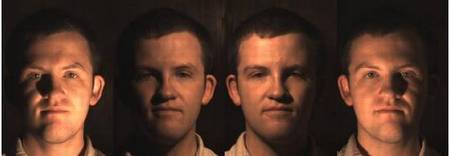
#> input picture sample.jpg, 450 x 156 px
$ python first.py
#> lines starting #> are read from the running program, lines starting #| are printed output that depends on the picture
from PIL import Image
import tkinter as tk
from tkinter import filedialog
import hashlib
import binascii
import textwrap
import cv2
import numpy as np
from scipy.integrate import odeint
import matplotlib.pyplot as plt
from mpl_toolkits.mplot3d import Axes3D
import sys
from importlib import reload
from bisect  import bisect_left as bsearch
# Lorenz paramters and initial conditions
a, b, c = 10, 2.667, 28
x0, y0, z0 = 0, 0, 0
#DNA-Encoding RULE #1 A = 00, T=01, G=10, C=11
dna={}
dna["00"]="A"
dna["01"]="T"
dna["10"]="G"
dna["11"]="C"
dna["A"]=[0,0]
dna["T"]=[0,1]
dna["G"]=[1,0]
dna["C"]=[1,1]
#DNA xor
dna["AA"]=dna["TT"]=dna["GG"]=dna["CC"]="A"
dna["AG"]=dna["GA"]=dna["TC"]=dna["CT"]="G"
dna["AC"]=dna["CA"]=dna["GT"]=dna["TG"]="C"
dna["AT"]=dna["TA"]=dna["CG"]=dna["GC"]="T"

# Maximum time point and total number of time points
tmax, N = 100, 10000
def lorenz(X, t, a, b, c):
  x, y, z = X
  x_dot = -a*(x - y)
  y_dot = c*x - y - x*z
  z_dot = -b*z + x*y
  return x_dot, y_dot, z_dot

def image_selector(): #returns path to selected image
  path = "NULL"
  root = tk.Tk()
  root.withdraw()
  # show an "Open" dialog box and return the path to the selected file
  path = filedialog.askopenfilename()
#> the answer given: sample.jpg
  if path!="NULL":
    print("Image loaded!")
  else:
    print("Error Image not loaded!")
  return path

def split_into_rgb_channels(image):
  red = image[:,:,2]
  green = image[:,:,1]
  blue = image[:,:,0]
  return red, green, blue

#Secure key generation
def securekey (iname):
#> called with iname = 'sample.jpg'
  img = Image.open(iname)
#> img is the input picture: PIL image 450x156 RGB; mean R, G, B 80.9, 52.1, 39.5
  m, n = img.size
#> m = 450; n = 156
  print("pixels: {0} width: {2} height: {1} ".format(m*n, m, n))
#| pixels: 70200 width: 156 height: 450
  pix = img.load()
  plainimage = list()
  #_plainimage contains all the rgb values continuously
  for y in range(n):
    for x in range(m):
      for k in range(0,3):
        plainimage.append(pix[x,y][k])
#> after the loop, plainimage = 210600 items
  key = hashlib.sha256() #key is made a hash.sha256 object
  key.update(bytearray(plainimage)) #image data is fed to generate digest
  return key.hexdigest() ,m ,n

def update_lorentz (key):
  key_bin = bin(int(key, 16))[2:].zfill(256)
  #covert hex key digest to binary
  k={} #key dictionary
  key_32_parts=textwrap.wrap(key_bin, 8)
  #slicing key into 8 parts
  num=1
  for i in key_32_parts:
    k["k{0}".format(num)]=i
    num = num + 1
  t1 = t2 = t3 = 0
  for i in range (1,12):
    t1=t1^int(k["k{0}".format(i)],2)
  for i in range (12,23):
    t2=t2^int(k["k{0}".format(i)],2)
  for i in range (23,33):
    t3=t3^int(k["k{0}".format(i)],2)
  global x0 ,y0, z0
  x0=x0 + t1/256
  y0=y0 + t2/256
  z0=z0 + t3/256

def decompose_matrix(iname):
  image = cv2.imread(iname)
  blue,green,red = split_into_rgb_channels(image)
  for values, channel in zip((red, green, blue), (2,1,0)):
    img = np.zeros((values.shape[0], values.shape[1]), dtype = np.uint8)
    img[:,:] = (values)
    if channel == 0:
      B = np.asmatrix(img)
    elif channel == 1:
      G = np.asmatrix(img)
    else: R = np.asmatrix(img)
  return B,G,R

def dna_encode(b,g,r):
  b = np.unpackbits(b,axis=1)
  g = np.unpackbits(g,axis=1)
  r = np.unpackbits(r,axis=1)
  m,n = b.shape
  r_enc= np.chararray((m,int(n/2)))
  g_enc= np.chararray((m,int(n/2)))
  b_enc= np.chararray((m,int(n/2)))
  for color,enc in zip((b,g,r),(b_enc,g_enc,r_enc)):
    idx=0
    for j in range(0,m):
      for i in range(0,n,2):
        enc[j,idx]=dna["{0}{1}".format(color[j,i], color[j,i+1])]
        idx+=1
        if (i==n-2):
          idx=0
          break
  b_enc=b_enc.astype(str)
  g_enc=g_enc.astype(str)
  r_enc=r_enc.astype(str)
  return b_enc,g_enc,r_enc

def key_matrix_encode(key,b):
  #encoded key matrix
  b = np.unpackbits(b,axis=1)
  m,n = b.shape
  key_bin = bin(int(key, 16))[2:].zfill(256)
  Mk = np.zeros((m,n),dtype=np.uint8)
  x=0
  for j in range(0,m):
    for i in range(0,n):
      Mk[j,i]=key_bin[x%256]
      x+=1
  Mk_enc=np.chararray((m,int(n/2)))
  idx=0
  for j in range(0,m):
    for i in range(0,n,2):
      if idx==(n/2):
        idx=0
      Mk_enc[j,idx]=dna["{0}{1}".format(Mk[j,i], Mk[j,i+1 ])]
      idx+=1
  Mk_enc=Mk_enc.astype(str)
  return Mk_enc

def xor_operation(b,g,r,mk):
  m,n = b.shape
  bx=np.chararray((m,n))
  gx=np.chararray((m,n))
  rx=np.chararray((m,n))
  b=b.astype(str)
  g=g.astype(str)
  r=r.astype(str)
  for i in range(0,m):
    for j in range (0,n):
      bx[i,j] = dna["{0}{1}".format(b[i,j],mk[i,j])]
      gx[i,j] = dna["{0}{1}".format(g[i,j],mk[i,j])]
      rx[i,j] = dna["{0}{1}".format(r[i,j],mk[i,j])]

  bx=bx.astype(str)
  gx=gx.astype(str)
  rx=rx.astype(str)
  return bx,gx,rx

def gen_chaos_seq(m,n):
  global x0,y0,z0,a,b,c,N
  N=m*n*4
  x= np.array((m,n*4))
  y= np.array((m,n*4))
  z= np.array((m,n*4))
  t = np.linspace(0, tmax, N)
  f = odeint(lorenz, (x0, y0, z0), t, args=(a, b, c))
  x, y, z = f.T
  x=x[:(N)]
  y=y[:(N)]
  z=z[:(N)]
  return x,y,z

def plot(x,y,z):
  fig = plt.figure()
  ax = fig.gca(projection='3d')
  s = 100
  c = np.linspace(0,1,N)
  for i in range(0,N-s,s):
    ax.plot(x[i:i+s+1], y[i:i+s+1], z[i:i+s+1], color=(1- c[i],c[i],1), alpha=0.4)
  ax.set_axis_off()
  plt.show()

def sequence_indexing(x,y,z):
  n=len(x)
  fx=np.zeros((n),dtype=np.uint32)
  fy=np.zeros((n),dtype=np.uint32)
  fz=np.zeros((n),dtype=np.uint32)
  seq=sorted(x)
  for k1 in range(0,n):
    t = x[k1]
    k2 = bsearch(seq, t)
    fx[k1]=k2
  seq=sorted(y)
  for k1 in range(0,n):
    t = y[k1]
    k2 = bsearch(seq, t)
    fy[k1]=k2
  seq=sorted(z)
  for k1 in range(0,n):
    t = z[k1]
    k2 = bsearch(seq, t)
    fz[k1]=k2
  return fx,fy,fz

def scramble(fx,fy,fz,b,r,g):
  p,q=b.shape
  size = p*q
  bx=b.reshape(size).astype(str)
  gx=g.reshape(size).astype(str)
  rx=r.reshape(size).astype(str)
  bx_s=np.chararray((size))
  gx_s=np.chararray((size))
  rx_s=np.chararray((size))

  for i in range(size):
    idx = fz[i]
    bx_s[i] = bx[idx]
  for i in range(size):
    idx = fy[i]
    gx_s[i] = gx[idx]
  for i in range(size):
    idx = fx[i]
    rx_s[i] = rx[idx]
  bx_s=bx_s.astype(str)
  gx_s=gx_s.astype(str)
  rx_s=rx_s.astype(str)

  b_s=np.chararray((p,q))
  g_s=np.chararray((p,q))
  r_s=np.chararray((p,q))

  b_s=bx_s.reshape(p,q)
  g_s=gx_s.reshape(p,q)
  r_s=rx_s.reshape(p,q)
  return b_s,g_s,r_s

def scramble_new(fx,fy,fz,b,g,r):
  p,q=b.shape
  size = p*q
  bx=b.reshape(size)
  gx=g.reshape(size)
  rx=r.reshape(size)

  bx_s=b.reshape(size)
  gx_s=g.reshape(size)
  rx_s=r.reshape(size)

  bx=bx.astype(str)
  gx=gx.astype(str)
  rx=rx.astype(str)
  bx_s=bx_s.astype(str)
  gx_s=gx_s.astype(str)
  rx_s=rx_s.astype(str)

  for i in range(size):
    idx = fz[i]
    bx_s[idx] = bx[i]
  for i in range(size):
    idx = fy[i]
    gx_s[idx] = gx[i]
  for i in range(size):
    idx = fx[i]
    rx_s[idx] = rx[i]
  b_s=np.chararray((p,q))
  g_s=np.chararray((p,q))
  r_s=np.chararray((p,q))

  b_s=bx_s.reshape(p,q)
  g_s=gx_s.reshape(p,q)
  r_s=rx_s.reshape(p,q)

  return b_s,g_s,r_s

def dna_decode(b,g,r):
  m,n = b.shape
  r_dec= np.ndarray((m,int(n*2)),dtype=np.uint8)
  g_dec= np.ndarray((m,int(n*2)),dtype=np.uint8)
  b_dec= np.ndarray((m,int(n*2)),dtype=np.uint8)
  for color,dec in zip((b,g,r),(b_dec,g_dec,r_dec)):
    for j in range(0,m):
      for i in range(0,n):
        dec[j,2*i]=dna["{0}".format(color[j,i])][0]
        dec[j,2*i+1]=dna["{0}".format(color[j,i])][1]
  b_dec=(np.packbits(b_dec,axis=-1))
  g_dec=(np.packbits(g_dec,axis=-1))
  r_dec=(np.packbits(r_dec,axis=-1))
  return b_dec,g_dec,r_dec

def xor_operation_new(b,g,r,mk):
  m,n = b.shape
  bx=np.chararray((m,n))
  gx=np.chararray((m,n))
  rx=np.chararray((m,n))
  b=b.astype(str)
  g=g.astype(str)
  r=r.astype(str)
  for i in range(0,m):
    for j in range (0,n):
      bx[i,j] = dna["{0}{1}".format(b[i,j],mk[i,j])]
      gx[i,j] = dna["{0}{1}".format(g[i,j],mk[i,j])]
      rx[i,j] = dna["{0}{1}".format(r[i,j],mk[i,j])]
  bx=bx.astype(str)
  gx=gx.astype(str)
  rx=rx.astype(str)
  return bx,gx,rx

def recover_image(b,g,r,iname):
  img = cv2.imread(iname)
  img[:,:,2] = r
  img[:,:,1] = g
  img[:,:,0] = b
  cv2.imwrite(("enc.jpg"), img)
  print("saved ecrypted image as enc.jpg")
  return img

def decrypt(image,fx,fy,fz,fp,Mk,bt,gt,rt):
  r,g,b=split_into_rgb_channels(image)
  p,q = rt.shape
  benc,genc,renc=dna_encode(b,g,r)
  bs,gs,rs=scramble_new(fx,fy,fz,benc,genc,renc)
  bx,rx,gx=xor_operation_new(bs,gs,rs,Mk)
  blue,green,red=dna_decode(bx,gx,rx)
  green,red = red, green
  img=np.zeros((p,q,3),dtype=np.uint8)
  img[:,:,0] = red
  img[:,:,1] = green
  img[:,:,2] = blue
  cv2.imwrite(("Recovered.jpg"), img)

#program exec9
if (__name__ == "__main__"):
  file_path = image_selector()
  print(file_path)
  key,m,n = securekey(file_path)
#> m = 450; n = 156
  update_lorentz(key)
  blue,green,red=decompose_matrix(file_path)
#> in split_into_rgb_channels, `red = image[:,:,2]`:
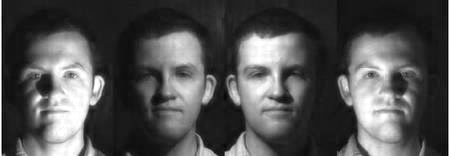
#> red: shape (156, 450); min 0, max 255, mean 80.9
#> in split_into_rgb_channels, `blue = image[:,:,0]`:
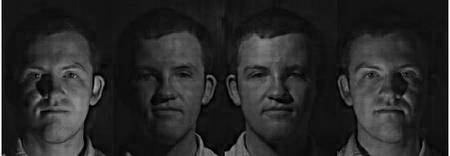
#> blue: shape (156, 450); min 0, max 255, mean 39.5
#> the loop in decompose_matrix, `for values, channel in zip((red, green, blue), (2,1,0)):` made 3 passes
#> channel on passes 1 to 3: 2, 1, 0
  blue_e,green_e,red_e=dna_encode(blue,green,red)
#> in dna_encode, `b = np.unpackbits(b,axis=1)`:
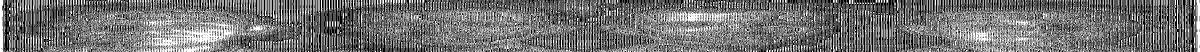
#> b: shape (156, 3600) (shown at 1/3 size); values 0 (black) and 1 (white), 44.7% white in thin lines or dots
#> in dna_encode, `g = np.unpackbits(g,axis=1)`: g: shape (156, 3600); values 0 (black) and 1 (white), 39.8% white in thin lines or dots
#> in dna_encode, `r = np.unpackbits(r,axis=1)`: r: shape (156, 3600); values 0 (black) and 1 (white), 37.5% white in thin lines or dots
#> the loop in dna_encode, `for color,enc in zip((b,g,r),(b_enc,g_enc,r_enc)):` made 3 passes
  Mk_e = key_matrix_encode(key,blue)
#> after the loop in key_matrix_encode, `for j in range(0,m):`: Mk: shape (156, 3600); values 0 (black) and 1 (white), 43% white in thin lines or dots
  blue_final, green_final, red_final = xor_operation(blue_e, green_e,red_e,Mk_e)
  x,y,z=gen_chaos_seq(m,n)
  fx,fy,fz=sequence_indexing(x,y,z)
  blue_scrambled,green_scrambled,red_scrambled = scramble(fx,fy,fz,blue_final,red_final,green_final)
  b,g,r=dna_decode(blue_scrambled,green_scrambled, red_scrambled)
#> the loop in dna_decode, `for color,dec in zip((b,g,r),(b_dec,g_dec,r_dec)):` made 3 passes
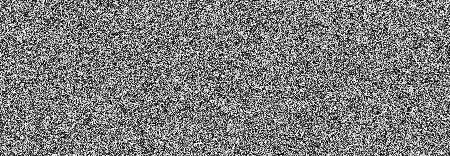
#> b: shape (156, 450); min 0, max 255, mean 124.7
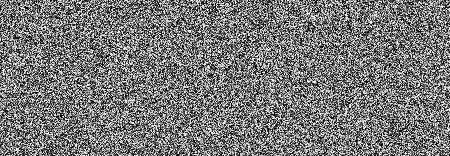
#> g: shape (156, 450); min 0, max 255, mean 120.4
#> r: shape (156, 450)
  img=recover_image(b,g,r,file_path)

  print("decrypting...")
  decrypt(img,fx,fy,fz,file_path,Mk_e,blue,green,red)
#> in dna_encode (call 2), `b = np.unpackbits(b,axis=1)`: b: shape (156, 3600); values 0 (black) and 1 (white), 49% white in thin lines or dots
#> in dna_encode (call 2), `g = np.unpackbits(g,axis=1)`: g: shape (156, 3600); values 0 (black) and 1 (white), 47.9% white in thin lines or dots
#> in dna_encode (call 2), `r = np.unpackbits(r,axis=1)`:
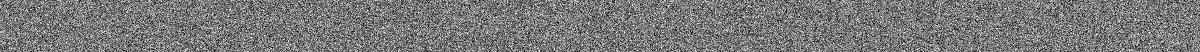
#> r: shape (156, 3600) (shown at 1/3 size); values 0 (black) and 1 (white), 47.4% white in thin lines or dots
#> the loop in dna_encode (call 2), `for color,enc in zip((b,g,r),(b_enc,g_enc,r_enc)):` made 3 passes
#> the loop in dna_decode (call 2), `for color,dec in zip((b,g,r),(b_dec,g_dec,r_dec)):` made 3 passes
#> in decrypt, `img[:,:,1] = green`:
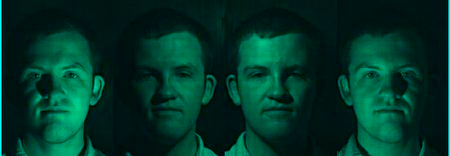
#> img: shape (156, 450, 3); mean of channels 0, 1, 2 39.5, 52.1, 0; drawn as B, G, R
  print("saved recovered image as Recovered.jpg")
